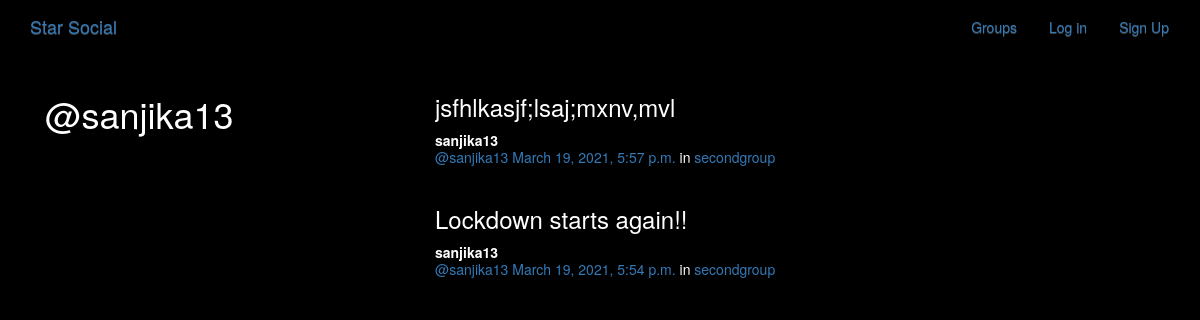
The page /posts/by/sanjika13/ on the database its author committed.
### posts/models.py (models this page shows, shortened)
class Post(models.Model):
    user = models.ForeignKey(User, related_name='posts',on_delete=models.CASCADE)
    created_at = models.DateTimeField(auto_now=True) # Create_at is the creation date
    message = models.TextField()
    message_html = models.TextField(editable=False)
    group = models.ForeignKey(Group,related_name='posts', null=True, blank=True,on_delete=models.CASCADE)
    class Meta:
        ordering = ['-created_at'] # the '-' is to be in descending order. The newer first
        unique_together = ['user','message'] #Every message is uniquely linkd to the user

### groups/models.py (models this page shows, shortened)
class Group(models.Model):
    name = models.CharField(max_length=255,unique=True)
    slug = models.SlugField(allow_unicode=True, unique=True)
    description = models.TextField(blank=True, default='')
    description_html = models.TextField(editable=False, default='', blank=True)
    members = models.ManyToManyField(User, through='GroupMember')
    class Meta:
        ordering = ['name']

### posts/views.py (the view)
# urls.py: url(r'^by/(?P<username>[-\w]+)/$', views.UserPosts.as_view(),name='for_user'),
class UserPosts(generic.ListView):
    model = models.Post
    template_name = 'posts/user_post_list.html'
    def get_queryset(self):
        try:
            self.post_user = User.objects.prefetch_related('posts').get(username__iexact=self.kwargs.get('username'))
        except User.DoesNotExist:
            raise Http404
        else:
            return self.post_user.posts.all()
    def get_context_data(self, **kwargs):
        context = super().get_context_data(**kwargs)
        context['post_user'] = self.post_user
        return context

### posts/templates/posts/user_post_list.html
{% extends "posts/post_base.html" %}
{% block prepost %}
  <div class="col-md-4">
    <h1>@{{post_user.username}}</h1>
  </div>
{% endblock %}
{% block post_content %}
  <div class="col-md-8">
    {% for post in post_list %}
      {% include "posts/_post.html" %}
    {% endfor %}
  </div>
{% endblock %}

### posts/templates/posts/_post.html (shortened to what this page needs)
<div class="post media">
	<h3>{{ post.message_html|safe }}</h3>
	<div class="media-body">
		<strong>{{ post.user.username }}</strong>
		<h5 class="media-heading">
			<span class="username"><a href="{% url 'posts:for_user' username=post.user.username %}">@{{ post.user.username }}</a></span>
			<time class="time"><a href="{% url 'posts:single' username=post.user.username pk=post.pk %}">{{ post.created_at }}</a></time>
			{% if post.group %}
			<span class="group-name">in <a href="#">{{ post.group.name }}</a></span>
			{% endif %}
		</h5>
	</div>
</div>

### static/simplesocial/css/master.css (style rules this page uses)
body { margin: 0; overflow: hidden; background-color: black; color:white; }

### rows shown on the page
Post: message_html "jsfhlkasjf;lsaj;mxnv,mvl", user.username "sanjika13", created_at "March 19, 2021, 5:57 p.m.", group.name "secondgroup"
Post: message_html "Lockdown starts again!!", user.username "sanjika13", created_at "March 19, 2021, 5:54 p.m.", group.name "secondgroup"

### other values the page prints
{{ post_user.username }} "sanjika13"
